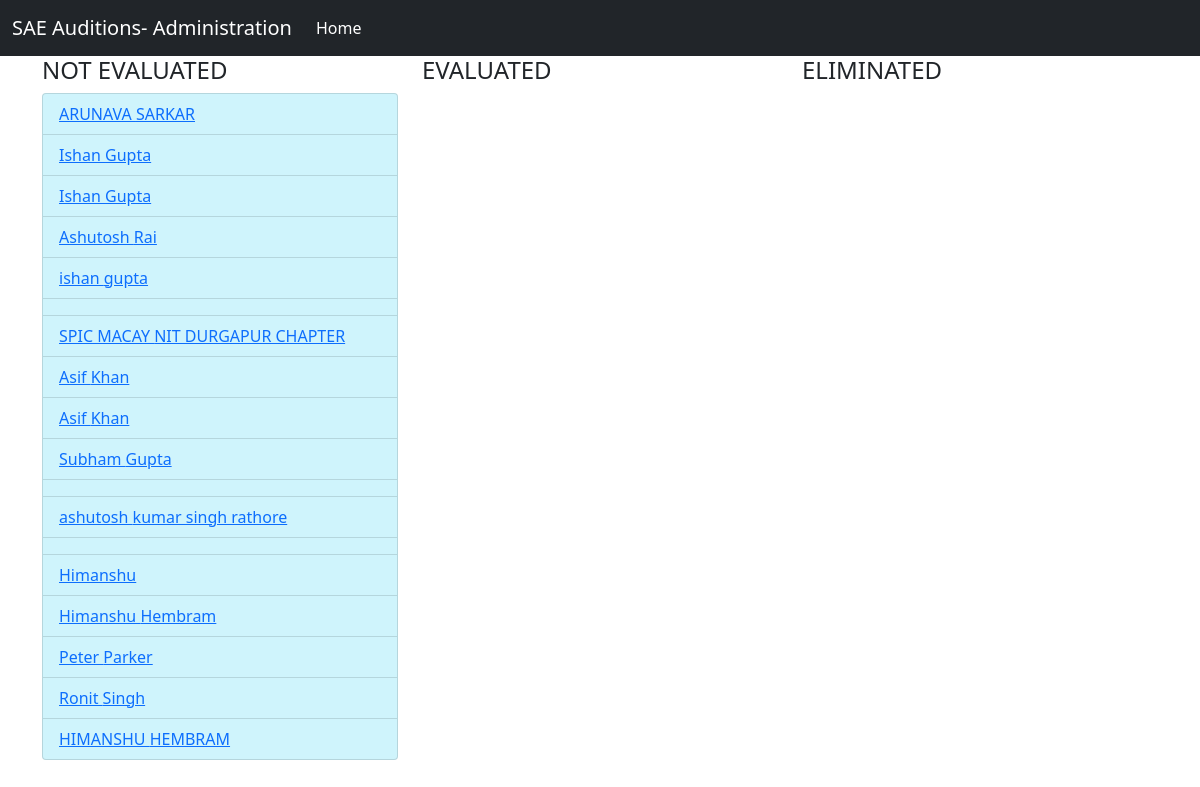
Page /administrator/ on the earlier database version.
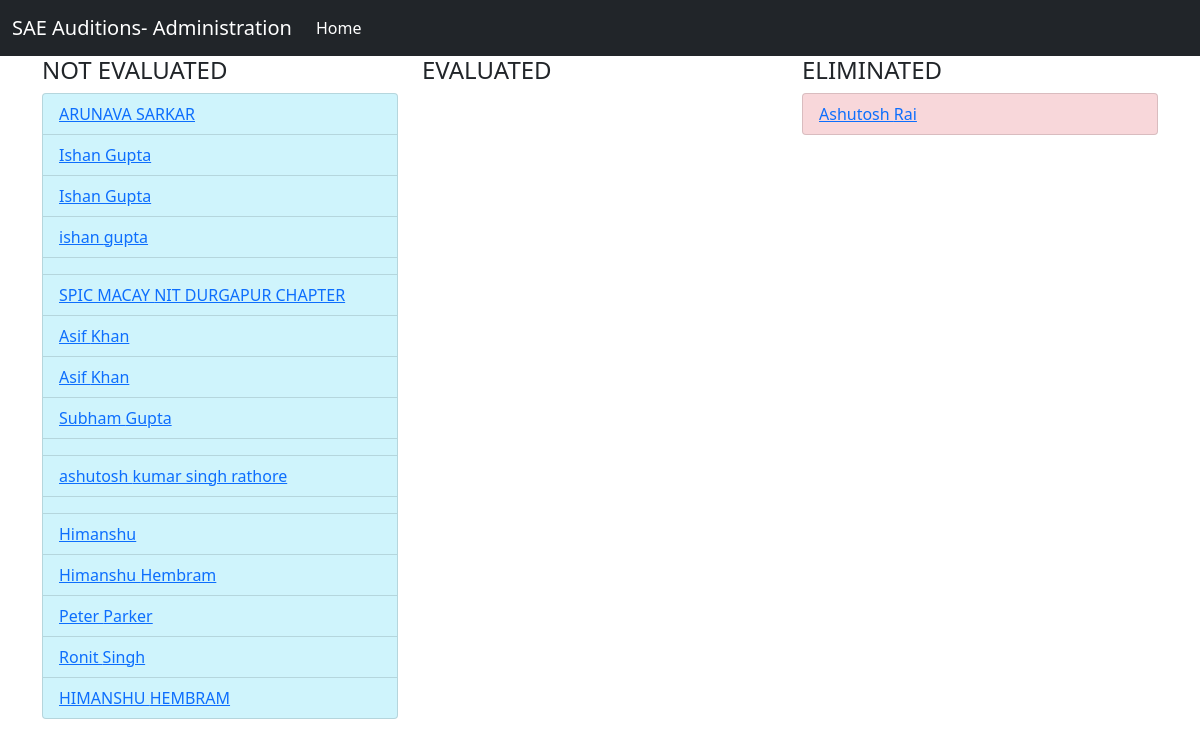
Same page on the later database version.
### accounts/models.py (models this page shows, shortened)
class Profile(models.Model):
    status = [
        (1,'NOT_EVALUATED'),
        (2,'EVALUATED'),
        (3,'ELIMINATED'),
    ]
    user = models.OneToOneField(User,on_delete=CASCADE)
    curr_round = models.IntegerField(default=1)
    current_status = models.IntegerField(choices=status,default=1)
    created_at = models.DateTimeField(auto_now_add=True)
    member= models.BooleanField(default=False)
    completed=models.BooleanField(default=False)

### administrator/views.py (the view)
# urls.py: path('',views.index, name='landing'),
def index(request):
    not_evaluated = Profile.objects.filter(current_status = 1)
    evaluated = Profile.objects.filter(current_status = 2)
    eliminated = Profile.objects.filter(current_status = 3)
    data = {}
    data['not_evaluated'] = not_evaluated
    data['evaluated'] = evaluated
    data['eliminated'] = eliminated
    return render(request,'administrator/dashboard.html',{'data':data})

### administrator/templates/administrator/dashboard.html (shortened to what this page needs)
{% extends 'base3.html' %}
{% block content %}
  <div class="container">
    <div class="row">
      <div class="col-4">
        <h4>NOT EVALUATED</h4>
        <ul class="list-group">
          {% for i in data.not_evaluated%}
            <li class="list-group-item list-group-item-info"> <a href="{% url 'response_detail' i.id %}">{{i.user.first_name}} {{i.user.last_name}}</a></li>
          {% endfor %}
        </ul>
      </div>
      <div class="col-4">
        <h4>EVALUATED</h4>
      </div>
      <div class="col-4">
        <h4>ELIMINATED</h4>
        <ul class="list-group">
          {% for i in data.eliminated%}
            <li class="list-group-item list-group-item-danger"><a href="{% url 'response_detail' i.id %}">{{i.user.first_name}} {{i.user.last_name}}</a></li>
          {% endfor %}
        </ul>
      </div>
    </div>
  </div>
{% endblock %}

Differences in the rows shown:
changed Profile "Ashutosh": moves from the list under "NOT EVALUATED" to the list under "ELIMINATED"
